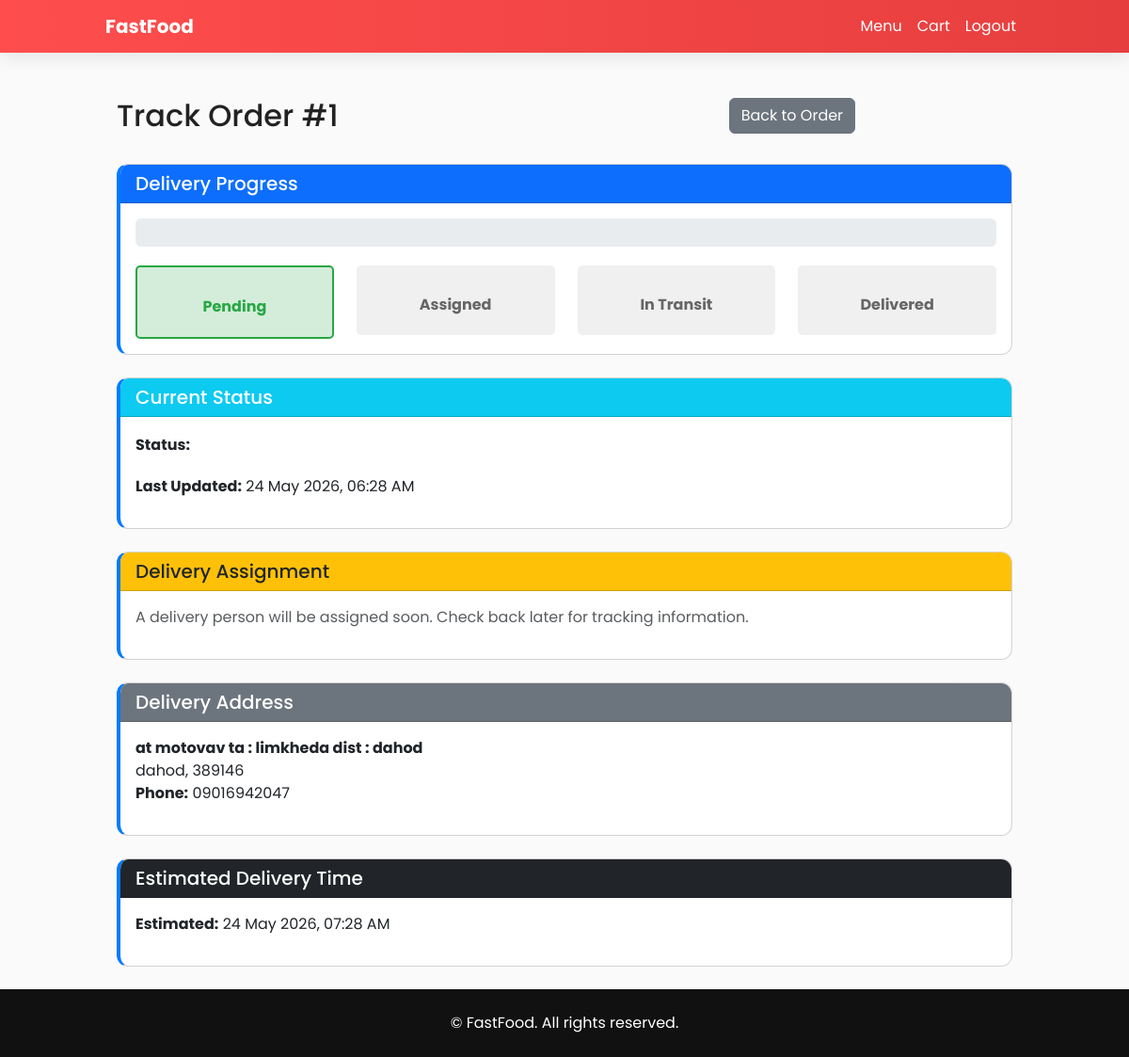
/track-order/1/ (signed in), run on the app's committed database.
### food_app/models.py (models this page shows, shortened)
class Order(models.Model):
    user = models.ForeignKey(User, on_delete=models.CASCADE)
    cart = models.ForeignKey(Cart, on_delete=models.SET_NULL, null=True, blank=True)
    total = models.DecimalField(max_digits=10, decimal_places=2)
    created_at = models.DateTimeField(default=timezone.now)
    status = models.CharField(max_length=20, default="Pending")
    delivery_address = models.ForeignKey(DeliveryAddress, on_delete=models.SET_NULL, null=True, blank=True)

class Delivery(models.Model):
    STATUS_CHOICES = [
        ('pending', 'Pending Assignment'),
        ('assigned', 'Assigned'),
        ('picked_up', 'Picked Up'),
        ('in_transit', 'In Transit'),
        ('delivered', 'Delivered'),
        ('cancelled', 'Cancelled'),
    ]
    order = models.OneToOneField(Order, on_delete=models.CASCADE, related_name="delivery")
    delivery_person = models.ForeignKey(DeliveryPerson, on_delete=models.SET_NULL, null=True, blank=True, related_name="deliveries")
    status = models.CharField(max_length=20, choices=STATUS_CHOICES, default='pending')
    estimated_delivery_time = models.DateTimeField(blank=True, null=True)
    actual_delivery_time = models.DateTimeField(blank=True, null=True)
    created_at = models.DateTimeField(default=timezone.now)
    updated_at = models.DateTimeField(auto_now=True)
    class Meta:
        verbose_name_plural = "Deliveries"

class DeliveryAddress(models.Model):
    user = models.ForeignKey(User, on_delete=models.CASCADE, related_name="delivery_addresses")
    street_address = models.CharField(max_length=255)
    city = models.CharField(max_length=100)
    postal_code = models.CharField(max_length=20)
    phone = models.CharField(max_length=20)
    latitude = models.FloatField(blank=True, null=True)
    longitude = models.FloatField(blank=True, null=True)
    is_default = models.BooleanField(default=False)
    created_at = models.DateTimeField(default=timezone.now)
    class Meta:
        verbose_name_plural = "Delivery Addresses"

### food_app/views.py (the view)
# urls.py: path("track-order/<int:order_id>/", views.track_order, name="track_order"),
@login_required(login_url="login")
def track_order(request, order_id):
    order = get_object_or_404(Order, id=order_id, user=request.user)
    delivery = getattr(order, 'delivery', None)
    context = {
        "order": order,
        "delivery": delivery,
    }
    if delivery and delivery.delivery_person:
        context["delivery_person"] = delivery.delivery_person
        context["current_location"] = {
            "latitude": delivery.delivery_person.current_latitude,
            "longitude": delivery.delivery_person.current_longitude,
        }
    return render(request, "food_app/track_order.html", context)

### food_app/templates/food_app/track_order.html (shortened to what this page needs)
{% extends 'food_app/base.html' %}
{% block content %}
<div class="container mt-5">
    <div class="row mb-4">
        <div class="col-md-8">
            <h2>Track Order #{{ order.id }}</h2>
        </div>
        <div class="col-md-4 text-right">
            <a href="{% url 'order_detail' order.id %}" class="btn btn-secondary">Back to Order</a>
        </div>
    </div>
    <div class="card mb-4">
        <div class="card-header bg-primary text-white">
            <h5 class="mb-0">Delivery Progress</h5>
        </div>
        <div class="card-body">
            <div class="progress" style="height: 30px; margin-bottom: 20px;">
            </div>
            <div class="row text-center">
                <div class="col-md-3">
                    <div id="step-pending" class="step {% if delivery.status == 'pending' or delivery.status in 'assigned,picked_up,in_transit,delivered' %}completed{% endif %}">
                        <p class="step-label">Pending</p>
                    </div>
                </div>
                <div class="col-md-3">
                    <div id="step-assigned" class="step {% if delivery.status in 'assigned,picked_up,in_transit,delivered' %}completed{% endif %}">
                        <p class="step-label">Assigned</p>
                    </div>
                </div>
                <div class="col-md-3">
                    <div id="step-transit" class="step {% if delivery.status in 'picked_up,in_transit,delivered' %}completed{% endif %}">
                        <p class="step-label">In Transit</p>
                    </div>
                </div>
                <div class="col-md-3">
                    <div id="step-delivered" class="step {% if delivery.status == 'delivered' %}completed{% endif %}">
                        <p class="step-label">Delivered</p>
                    </div>
                </div>
            </div>
        </div>
    </div>
    <div class="card mb-4">
        <div class="card-header bg-info text-white">
            <h5 class="mb-0">Current Status</h5>
        </div>
        <div class="card-body">
            <p id="status-text">
                <strong>Status:</strong> <span class="badge badge-{% if delivery.status == 'delivered' %}success{% elif delivery.status == 'cancelled' %}danger{% else %}warning{% endif %}" id="status-badge">{{ delivery.get_status_display }}</span>
            </p>
            <p id="updated-time">
                <strong>Last Updated:</strong> <span id="updated-time-text">{{ delivery.updated_at|date:"d M Y, h:i A" }}</span>
            </p>
        </div>
    </div>
    {% if delivery.delivery_person %}
    <div class="card mb-4">
        <div class="card-header bg-success text-white">
            <h5 class="mb-0">Delivery Person Details</h5>
        </div>
        <div class="card-body">
            <div class="row">
                <div class="col-md-6">
                    <p><strong>Name:</strong> {{ delivery.delivery_person.user.get_full_name|default:delivery.delivery_person.user.username }}</p>
                    <p><strong>Phone:</strong> {{ delivery.delivery_person.phone }}</p>
                    {% if delivery.delivery_person.vehicle_info %}
                    <p><strong>Vehicle:</strong> {{ delivery.delivery_person.vehicle_info }}</p>
                    {% endif %}
                </div>
                <div class="col-md-6">
                    <p><strong>Status:</strong> <span class="badge badge-{% if delivery.delivery_person.status == 'available' %}success{% elif delivery.delivery_person.status == 'busy' %}warning{% else %}secondary{% endif %}">{{ delivery.delivery_person.get_status_display }}</span></p>
                    <p><strong>Total Deliveries:</strong> {{ delivery.delivery_person.total_deliveries }}</p>
                </div>
            </div>
        </div>
    </div>
    {% if delivery.delivery_person.current_latitude and delivery.delivery_person.current_longitude %}
    <div class="card mb-4">
        <div class="card-header bg-warning text-dark">
            <h5 class="mb-0">Live Location (Simulated)</h5>
        </div>
        <div class="card-body">
            <div id="map" style="height: 400px; background-color: #f0f0f0; border-radius: 5px; display: flex; align-items: center; justify-content: center;">
                <p class="text-muted">Current Location: {{ delivery.delivery_person.current_latitude }}, {{ delivery.delivery_person.current_longitude }}</p>
            </div>
            <small class="text-muted d-block mt-2">Note: Live map integration requires Google Maps API key in settings</small>
        </div>
    </div>
    {% else %}
    <div class="card mb-4">
        <div class="card-header bg-warning text-dark">
            <h5 class="mb-0">Live Location</h5>
        </div>
        <div class="card-body">
            <p class="text-muted">Location information will be available once delivery person is assigned.</p>
        </div>
    </div>
    {% endif %}
    {% else %}
    <div class="card mb-4">
        <div class="card-header bg-warning text-dark">
            <h5 class="mb-0">Delivery Assignment</h5>
        </div>
        <div class="card-body">
            <p class="text-muted">A delivery person will be assigned soon. Check back later for tracking information.</p>
        </div>
    </div>
    {% endif %}
    {% if order.delivery_address %}
    <div class="card mb-4">
        <div class="card-header bg-secondary text-white">
            <h5 class="mb-0">Delivery Address</h5>
        </div>
        <div class="card-body">
            <p>
                <strong>{{ order.delivery_address.street_address }}</strong><br>
                {{ order.delivery_address.city }}, {{ order.delivery_address.postal_code }}<br>
                <strong>Phone:</strong> {{ order.delivery_address.phone }}
            </p>
        </div>
    </div>
    {% endif %}
    <div class="card">
        <div class="card-header bg-dark text-white">
            <h5 class="mb-0">Estimated Delivery Time</h5>
        </div>
        <div class="card-body">
            {% if delivery.estimated_delivery_time %}
                <p><strong>Estimated:</strong> {{ delivery.estimated_delivery_time|date:"d M Y, h:i A" }}</p>
            {% endif %}
        </div>
    </div>
</div>
{% endblock %}

### food_app/templates/food_app/base.html (style rules this page uses)
:root { --brand:#ff4d4d; --brand-dark:#e63e3e; }
body { font-family: "Poppins"; background:#fafafa; color:#222; }
.card { border-radius:12px; overflow:hidden; transition:.2s; }

### food_app/templates/food_app/track_order.html (style rules this page uses)
.container { max-width: 1000px; }
.step { padding: 20px; border-radius: 5px; background-color: #f0f0f0; transition: all 0.3s ease; }
.step.completed { background-color: #d4edda; border: 2px solid #28a745; }
.step-label { font-weight: bold; margin-bottom: 0; color: #666; }
.step.completed .step-label { color: #28a745; }
.progress { background-color: #e9ecef; }
.card { border-left: 4px solid #007bff; margin-bottom: 20px; }
.badge { padding: 0.5rem 0.75rem; font-size: 0.85rem; }

### data on the page
Order: id "1", delivery_address.street_address "at motovav ta : limkheda dist : dahod", delivery_address.city "dahod", delivery_address.postal_code "389146", delivery_address.phone "09016942047"
Delivery: updated_at "24 May 2026, 06:28 AM", estimated_delivery_time "24 May 2026, 07:28 AM"
